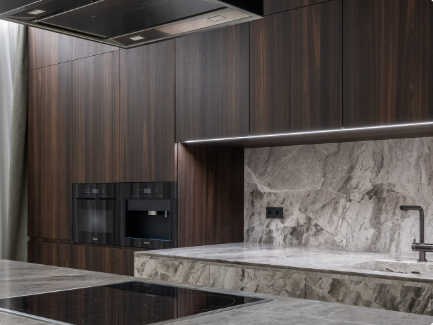
#> input picture img/source/kitchen.png, 433 x 325 px
$ python prep_photos.py
#> lines starting #> are read from the running program, lines starting #| are printed output that depends on the picture; after the words box and inside, x2 and y2 are one past the last pixel; in counts of white or black regions, pixels touching at a corner belong together
#!/usr/bin/env python3
"""
Готовит слои главного экрана из фотографии кухни.

Вход:  img/source/kitchen.png  — исходное фото клиента
Выход: img/hero-bg.jpg    — фон героя (апскейл + лёгкая резкость и зерно)
       img/hero-front.webp — передний план: остров и каменная столешница
                            с прозрачностью, чтобы надпись уходила ЗА мебель
       img/shot-*.jpg     — кадрировки для секций «о компании» и портфолио

Почему не rembg: на интерьерном кадре u2net и isnet оставляют <1% кадра —
выделять нечего, «объекта» на фото нет. Поэтому маска переднего плана задана
кромкой столешницы (EDGE ниже) в координатах исходника 433×325.
Если пришлёте вырезанный PNG — положите его как img/hero-front.webp (или
поправьте путь в разметке),
разметку менять не нужно: слой берётся по этому имени.

Запуск: python3 tools/prep_photos.py
"""
import pathlib

from PIL import Image, ImageFilter

ROOT = pathlib.Path(__file__).resolve().parent.parent
SRC = ROOT / "img" / "source" / "kitchen.png"
SCALE = 4  # 433×325 → 1732×1300

# Кромка переднего плана в координатах исходника: остров слева,
# затем ступенька вверх на каменную столешницу с мойкой.
EDGE = [(0, 255), (132, 277), (133, 249), (433, 242)]


def upscale(im: Image.Image) -> Image.Image:
    big = im.resize((im.width * SCALE, im.height * SCALE), Image.LANCZOS)
    return big.filter(ImageFilter.UnsharpMask(radius=2.2, percent=85, threshold=3))


def grain(im: Image.Image, amount: int = 5) -> Image.Image:
    """Плёночное зерно: маскирует мягкость апскейла."""
#> called with amount = 5
    import numpy as np

    arr = np.asarray(im).astype(np.int16)
    rng = np.random.default_rng(7)
    noise = rng.normal(0, amount, arr.shape[:2])[..., None]
    return Image.fromarray(np.clip(arr + noise, 0, 255).astype("uint8"))


def foreground(im: Image.Image) -> Image.Image:
    """Слой переднего плана: всё ниже кромки столешницы, край слегка размыт."""
    from PIL import ImageDraw

    w, h = im.size
#> w = 1732; h = 1300
    mask = Image.new("L", (w, h), 0)
#> mask: PIL image 1732x1300 L; every value is 0
    poly = [(x * SCALE, y * SCALE) for x, y in EDGE] + [(w, h), (0, h)]
    ImageDraw.Draw(mask).polygon(poly, fill=255)
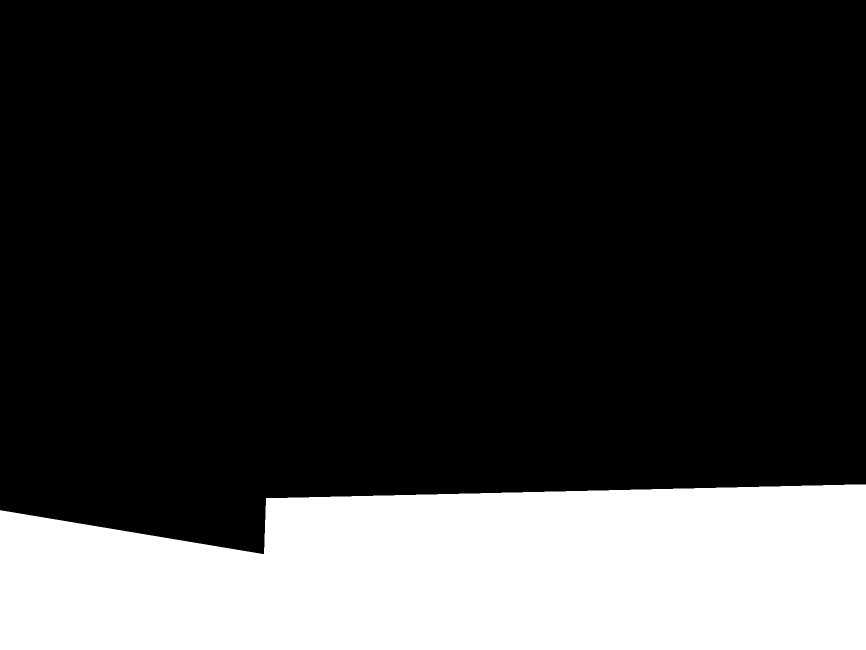
#> mask: PIL image 1732x1300 L (shown at 1/2 size); 22.5% white; 1 white region, box (x1, y1, x2, y2) and area: (0, 969, 1732, 1300) 506420
    mask = mask.filter(ImageFilter.GaussianBlur(2.5))
    out = im.convert("RGBA")
    out.putalpha(mask)
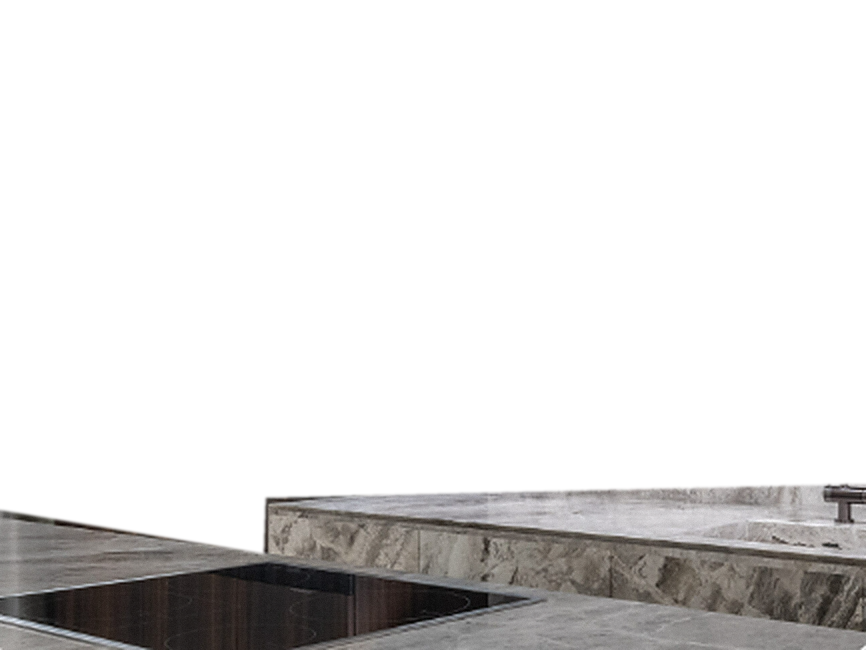
#> out: PIL image 1732x1300 RGBA (shown at 1/2 size); mean R, G, B, A 89.7, 83, 80.3, 57.4; transparent parts drawn white
    return out


def main() -> None:
    src = Image.open(SRC).convert("RGB")
    big = grain(upscale(src))
    img = ROOT / "img"

    big.save(img / "hero-bg.jpg", quality=80, optimize=True, progressive=True)
    # WebP с альфой: полноразмерный PNG весит 3,6 МБ, WebP — в двадцать раз меньше
    foreground(big).save(img / "hero-front.webp", quality=88, method=6)

    # Кадрировки для остальных секций (в долях от исходника: left, top, right, bottom)
    crops = {
        "shot-wide": (0.00, 0.00, 1.00, 0.86),   # общий план
        "shot-stone": (0.52, 0.34, 1.00, 0.94),  # камень, мойка, смеситель
        "shot-wood": (0.05, 0.02, 0.55, 0.72),   # шпон и техника
        "shot-hob": (0.00, 0.62, 0.62, 1.00),    # варочная панель и остров
    }
    w, h = big.size
#> w = 1732; h = 1300
    for name, (l, t, r, b) in crops.items():
        big.crop((int(w * l), int(h * t), int(w * r), int(h * b))).save(
            img / f"{name}.jpg", quality=78, optimize=True, progressive=True
        )
#> this loop made 4 passes
#> pass 1, in main, `big.crop((int(w * l), int(h * t), int(w * r), int(h * b))).save( img /..`:
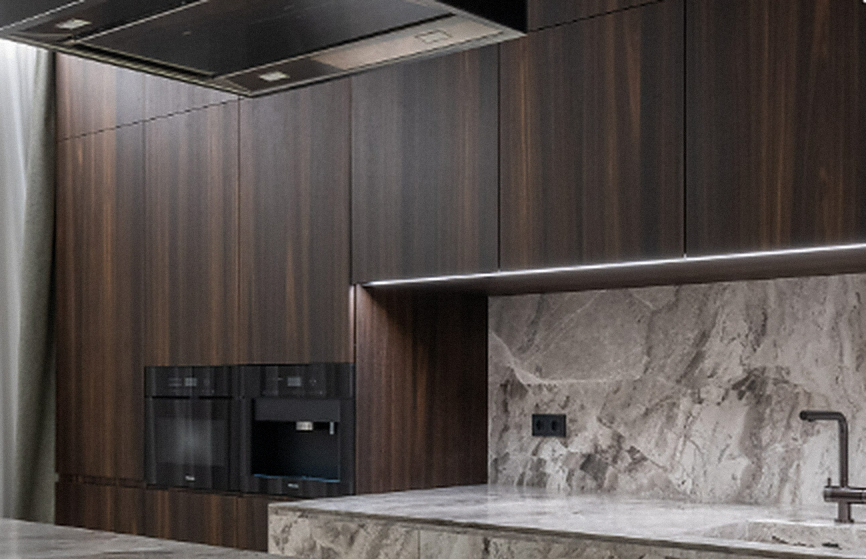
#> saved as shot-wide.jpg: PIL image 1732x1118 RGB (shown at 1/2 size); mean R, G, B 88.8, 81.6, 78.9
#> pass 2, in main, `big.crop((int(w * l), int(h * t), int(w * r), int(h * b))).save( img /..`:
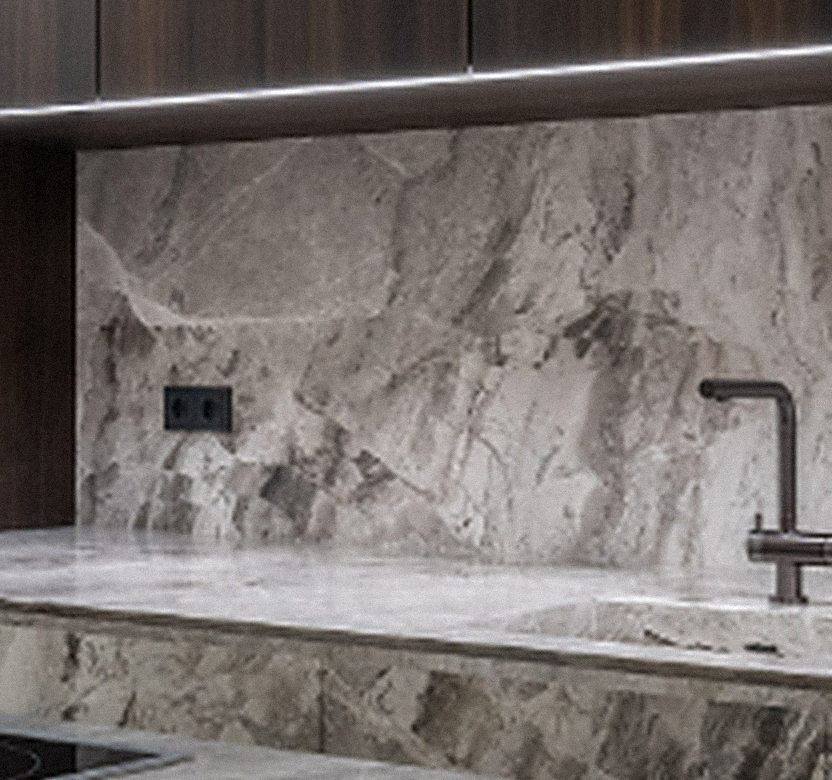
#> saved as shot-stone.jpg: PIL image 832x780 RGB; mean R, G, B 119.6, 112.6, 109.6
    # Квадратные миниатюры под плашки с цифрами (слот 58×58)
    for name, box in {
        "thumb-wood": (0.10, 0.06, 0.40, 0.46),
        "thumb-hob": (0.06, 0.66, 0.36, 1.00),
        "thumb-stone": (0.62, 0.40, 0.92, 0.86),
    }.items():
        l, t, r, bo = box
        big.crop((int(w * l), int(h * t), int(w * r), int(h * bo))).resize(
            (140, 140), Image.LANCZOS
        ).save(img / f"{name}.jpg", quality=82, optimize=True)
#> this loop made 3 passes
#> pass 1, in main, `big.crop((int(w * l), int(h * t), int(w * r), int(h * bo))).resize( (1..`:
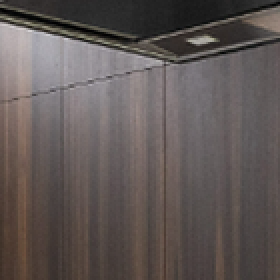
#> saved as thumb-wood.jpg: PIL image 140x140 RGB (shown 2 times larger); mean R, G, B 96.6, 88.3, 86.3
#> pass 2, in main, `big.crop((int(w * l), int(h * t), int(w * r), int(h * bo))).resize( (1..`:
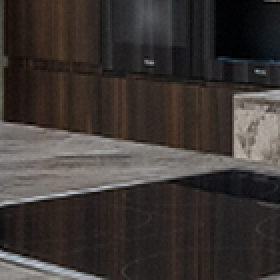
#> saved as thumb-hob.jpg: PIL image 140x140 RGB (shown 2 times larger); mean R, G, B 61.2, 55.4, 52.6

    print("готово:", ", ".join(sorted(p.name for p in img.glob("*.jpg"))), "+ hero-front.webp")


if __name__ == "__main__":
    main()
